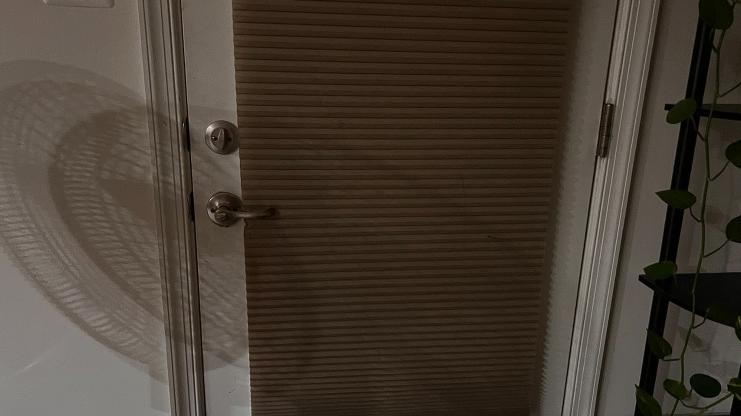
#> input picture screenshot4.png, 1482 x 832 px (shown at 1/2 size)
$ python houghtest.py
#> lines starting #> are read from the running program, lines starting #| are printed output that depends on the picture
import numpy as np
import matplotlib.pyplot as plt

from skimage import data, color
from skimage.transform import hough_circle, hough_circle_peaks
from skimage.feature import canny
from skimage.draw import circle_perimeter
from skimage.util import img_as_ubyte
import cv2

# https://scikit-image.org/docs/stable/auto_examples/edges/plot_circular_elliptical_hough_transform.html


# Load picture and detect edges
image = cv2.imread('screenshot4.png')
#> image is the input picture: shape (832, 1482, 3); mean B, G, R 50.5, 61.1, 71.3
image = cv2.cvtColor(image, cv2.COLOR_BGR2GRAY)
#> image: shape (832, 1482)
image = img_as_ubyte(image)
edges = canny(image, sigma=3, low_threshold=10, high_threshold=50)
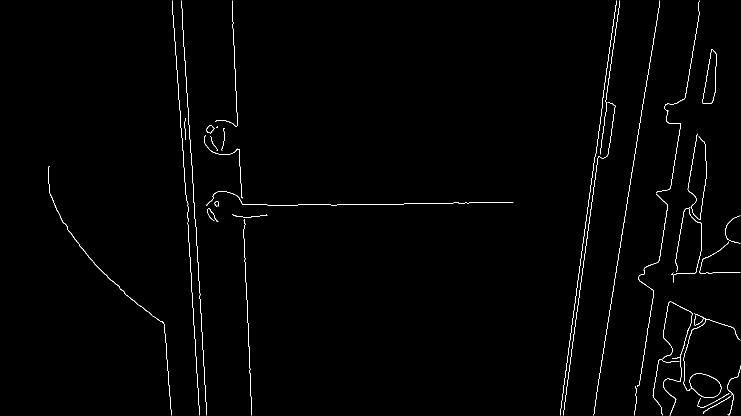
#> edges: shape (832, 1482) bool (shown at 1/2 size); 0.89% white in thin lines or dots
cimage = cv2.Canny(image, 100,150)
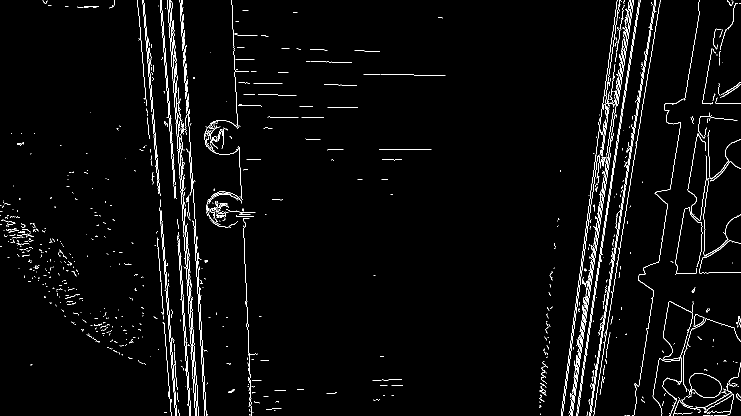
#> cimage: shape (832, 1482) (shown at 1/2 size); 2.6% white in thin lines or dots
# Detect two radii
hough_radii = np.arange(20, 35, 2)
hough_res = hough_circle(edges, hough_radii)

# Select the most prominent 3 circles
accums, cx, cy, radii = hough_circle_peaks(hough_res, hough_radii,
                                           total_num_peaks=5)
#> accums = [0.375, 0.34, 0.3, 0.299, 0.296]; cx = [1421, 442, 435, 445, 1377]; cy = [775, 274, 422, 414, 521]; radii = [20, 34, 20, 32, 26]

# Draw them
fig, ax = plt.subplots(ncols=1, nrows=1, figsize=(10, 3))
image = color.gray2rgb(image)
#> image: shape (832, 1482, 3)
PRECISIONY = 30
PRECISIONX = 50
PRECISIONR = 5
RREAL = 32
precisey = [y//PRECISIONY for y in cy]
#> precisey = [25, 9, 14, 13, 17]
precisex = [x//PRECISIONX for x in cx]
#> precisex = [28, 8, 8, 8, 27]

#Xs should line up, Ys should not.
xs = []
ys = []
rs = []
for center_y, center_x, radius in zip(cy, cx, radii):
    myy = center_y//PRECISIONY
    myx = center_x//PRECISIONX
    if(precisey.count(myy) == 1):
        if(precisex.count(myx) != 1) and abs(radius-RREAL)<=PRECISIONR:
            circy, circx = circle_perimeter(center_y, center_x, radius,
                                    shape=image.shape)
            image[circy, circx] = (220, 20, 20)
            xs.append(center_x)
            ys.append(center_y)
            rs.append(radius)
    else:
        precisey.remove(myy)
#> this loop made 5 passes
#> (center_y, center_x, radius, myy, myx) on passes 1 to 5: (775, 1421, 20, 25, 28), (274, 442, 34, 9, 8), (422, 435, 20, 14, 8), (414, 445, 32, 13, 8), (521, 1377, 26, 17, 27)
#> image: shape (832, 1482, 3); mean R, G, B 63, 62.9, 62.9
#> after the loop, rs = [34, 32]; xs = [442, 445]; ys = [274, 414]
print(rs)
#| [34, 32]
ax.imshow(image, cmap=plt.cm.gray)
plt.show()
assert len(xs)==len(ys)==len(rs)==2
cv2.imshow('',cimage)
cv2.waitKey(0) & 0xFF
dbx, dby, dbr = xs[0], ys[0], rs[0]
#> dbx = 442; dby = 274; dbr = 34
hx, hy, hr = xs[1], ys[1], rs[0]
#> hx = 445; hy = 414; hr = 34
if(hy < dby):
    dbx, dby, dbr, hx, hy, hr = hx, hy, hr, dbx, dby, dbr
handle = 1


deadbolt = cimage[dby-dbr:dby+dbr, dbx-dbr:dbx+dbr]
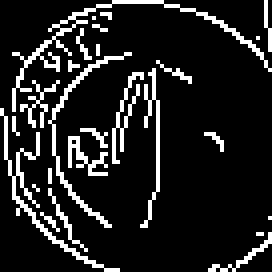
#> deadbolt: shape (68, 68) (shown 4 times larger); 13% white in thin lines or dots
handle = cimage[hy-hr:hy+hr, hx-hr:hx+hr]
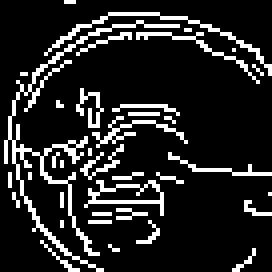
#> handle: shape (68, 68) (shown 4 times larger); 14.4% white in thin lines or dots
cv2.destroyAllWindows()
